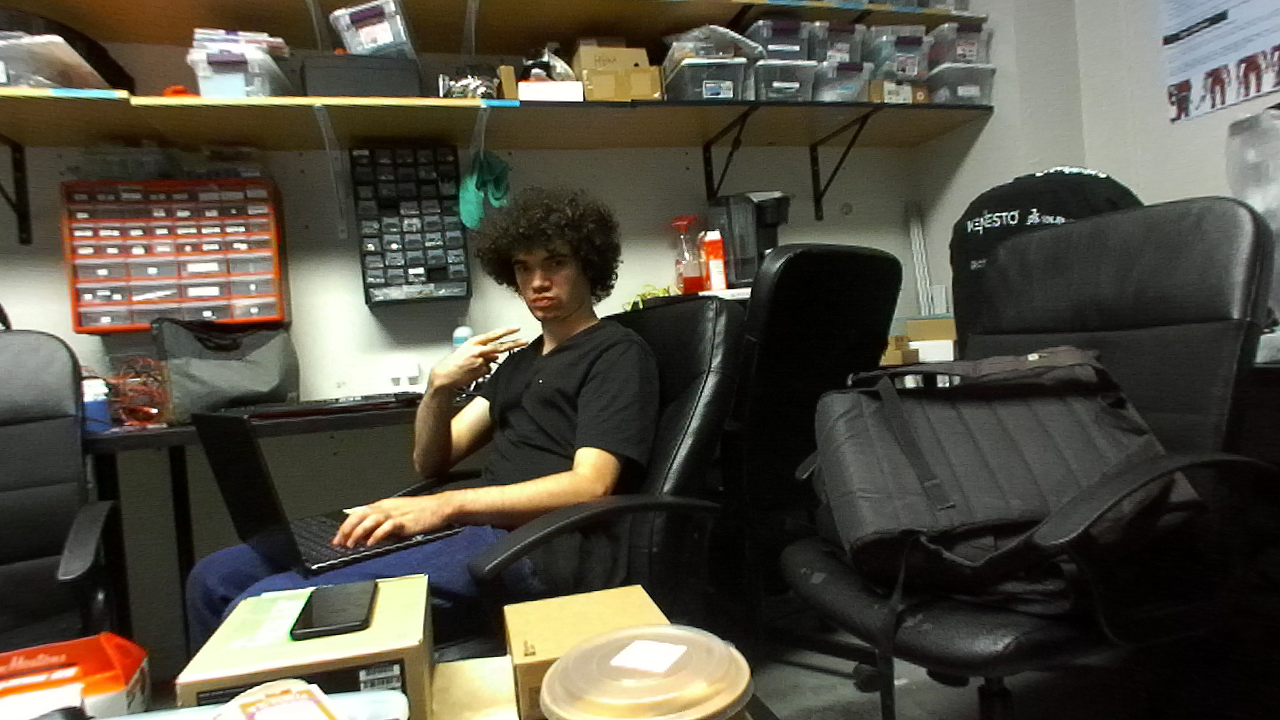
#> input picture camera_test_image.png, 1280 x 720 px
$ python -i glass_detection.py   (imports and definitions only)   (older library calls are emulated)
#> lines starting #> are read from the running program, lines starting #| are printed output that depends on the picture; after the words box and inside, x2 and y2 are one past the last pixel; in counts of white or black regions, pixels touching at a corner belong together
from camera import Camera
import pyzed.sl as sl
import cv2
import numpy as np
from scipy import ndimage

def get_depth_from_camera(cam):
    """Retrieves the depth map directly from the ZED camera object.

    Bypasses the Camera wrapper by accessing the underlying sl.Camera instance,
    since the Camera module does not expose a get_depth() method.

    Parameters:
        cam (Camera): The Camera singleton instance.
    Returns:
        np.ndarray: A float32 array of depth values in meters, or None if retrieval fails.
    """
    zed = cam.get_camera()
    depth_mat = sl.Mat()
    if zed.retrieve_measure(depth_mat, sl.MEASURE.DEPTH) == sl.ERROR_CODE.SUCCESS:
        return depth_mat.get_data().copy()

    return None

class GlassDetection:
    """Detects the presence of glass objects in an image using depth and color heuristics.

    Uses two complementary signals:
        - Depth irregularities: invalid pixels (NaN/inf) and sharp discontinuities
          in the ZED depth map, which are characteristic of transparent surfaces.
        - Color irregularities: specular reflections, characteristic glass tints
          (green, blue, white), and weak edge structure typical of transparent objects.

    If no depth map is provided, falls back to a brightness-based heuristic.
    """
    def __init__(self, image, depth_map=None):
        """Initializes GlassDetection with an image and an optional depth map.

        Parameters:
            image (str or np.ndarray): Path to an image file, or a BGR numpy array.
            depth_map (np.ndarray, optional): Float32 depth map in meters from the ZED camera.
                                              If None, brightness fallback is used for depth analysis.
        Raises:
            ValueError: If the image path is invalid or the type is unsupported.
        """
#> called with image = '../camera_test_image.png'
        if isinstance(image, str):
            self.image = cv2.imread(image)
#> self.image is the input picture: shape (720, 1280, 3); mean B, G, R 67.6, 79.5, 83.7
            if self.image is None:
                raise ValueError(f"Error: cannot load {image}")
        elif isinstance(image, np.ndarray):
            self.image = image
        else:
            raise ValueError("Image must be a file path or a numpy array")
        self.depth_map = depth_map

    # TODO: Revoir les chiffres magiques et les adapter
    def is_depth_irreg(self):
        """Detects depth irregularities indicative of a glass surface.

        Delegates to _depth_map_irreg() if a depth map is available,
        otherwise falls back to _brightness_fallback().

        Returns:
            bool: True if depth irregularities consistent with glass are detected.
        """
        res = self._depth_map_irreg()
        if self.depth_map is not None:
            return self._depth_map_irreg()
        return self._brightness_fallback()

    def _depth_map_irreg(self):
        """Analyzes the ZED depth map for glass-specific depth artifacts.

        Glass surfaces cause the ZED stereo matching to fail, producing NaN/inf
        pixels and abrupt depth discontinuities at object boundaries.

        Returns:
            bool: True if the depth map contains a suspicious ratio of invalid pixels
                  and sharp discontinuities consistent with a transparent surface.
        """
        depth = self.depth_map
        if depth is None:
            return False
        invalid_mask = ~np.isfinite(depth)
        invalid_ratio = np.sum(invalid_mask) / depth.size
        has_invalid_pixels = 0.03 < invalid_ratio < 0.60

        valid_depth = np.where(np.isfinite(depth), depth, 0).astype(np.float32)
        depth_grad = ndimage.sobel(valid_depth, axis=0)
        total_valid = np.sum(~invalid_mask)
        sharp_disc = np.sum(np.abs(depth_grad) > 1.0)
        has_discontinuities = (sharp_disc / max(total_valid, 1)) > 0.05

        return has_invalid_pixels or has_discontinuities

    def _brightness_fallback(self):
        """Estimates depth irregularities from brightness distribution when no depth map is available.

        Assumes that a glass object placed on a surface will produce a characteristic
        gradient: a bright, uniform top zone and a darker bottom zone.

        Returns:
            bool: True if the brightness pattern is consistent with a glass-like gradient.
        """
        # TODO: Revoir le ratio (car il s'applique mieux aux petits objets)
        gray = cv2.cvtColor(self.image, cv2.COLOR_BGR2GRAY)
        height, width = gray.shape
#> height = 720; width = 1280
        third_height = height // 3
#> third_height = 240

        top_zone = gray[0:third_height, :]
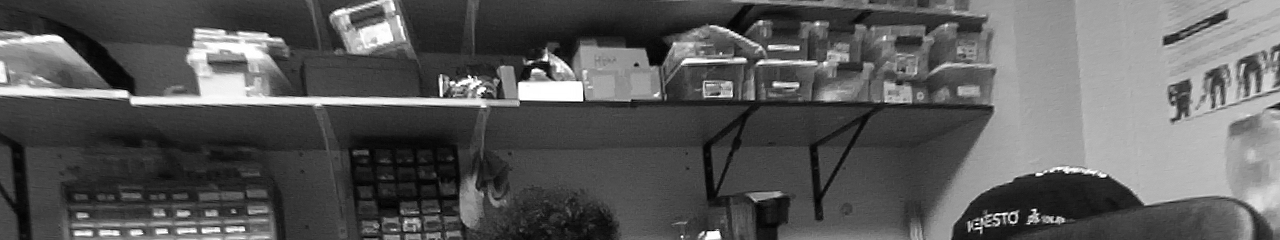
#> top_zone: shape (240, 1280); min 0, max 255, mean 90.5
        middle_zone = gray[third_height:2*third_height, :]
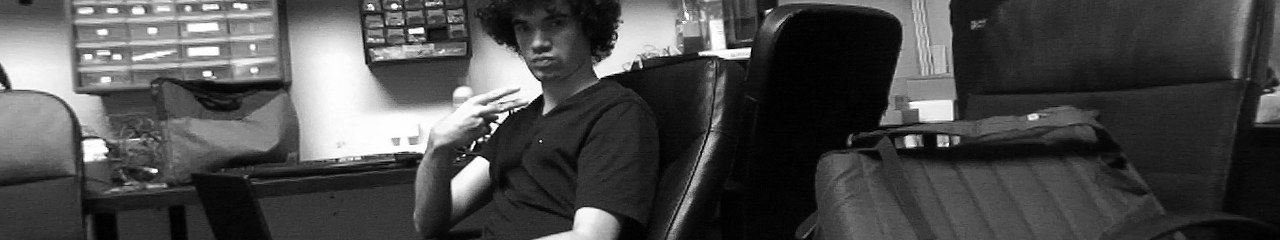
#> middle_zone: shape (240, 1280); min 0, max 255, mean 75.3
        bottom_zone = gray[2*third_height:, :]
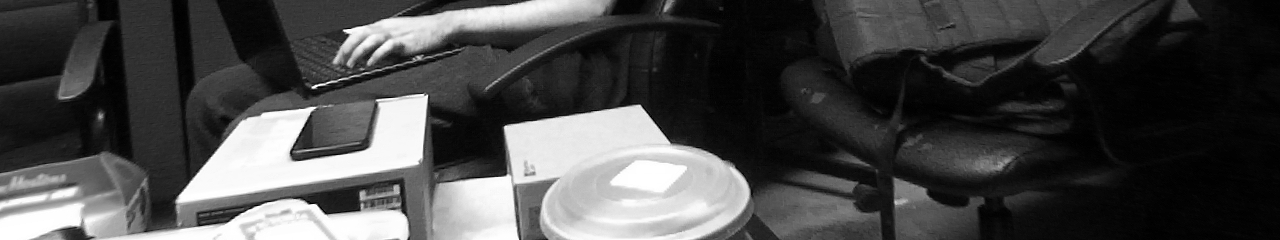
#> bottom_zone: shape (240, 1280); min 0, max 255, mean 72.5

        top_brightness = np.mean(top_zone)
#> top_brightness = 90.55
        middle_brightness = np.mean(middle_zone)
#> middle_brightness = 75.25
        bottom_brightness = np.mean(bottom_zone)
#> bottom_brightness = 72.51

        is_darker_at_bottom = bottom_brightness < top_brightness - 20
#> is_darker_at_bottom = False
        is_darker_at_bottom = is_darker_at_bottom and (bottom_brightness < middle_brightness - 15)

        top_is_light = top_brightness > 150
#> top_is_light = False
        middle_is_light = middle_brightness > 140
#> middle_is_light = False

        top_variance = np.var(top_zone)
#> top_variance = 3292
        is_uniform_top = top_variance < 1000
#> is_uniform_top = False
#| Depth irregularities detected: False

        return is_darker_at_bottom and (top_is_light or middle_is_light) and is_uniform_top

    def are_colors_irreg(self):
        """Detects color irregularities characteristic of glass objects.

        Analyzes three glass-related color signals in HSV space:
            - Green/blue tints at object edges (refraction artifacts)
            - Bright white specular reflections
            - Sparse overall color distribution (most of the object is transparent)

        Also checks for weak edge structure and blurriness, which are typical
        of transparent surfaces that don't produce strong optical contrast.

        Returns:
            bool: True if color and texture patterns are consistent with a glass object.
        """
        hsv = cv2.cvtColor(self.image, cv2.COLOR_BGR2HSV)
#> hsv: shape (720, 1280, 3); mean H, S, V 37.5, 73.6, 86.5
        gray = cv2.cvtColor(self.image, cv2.COLOR_BGR2GRAY)

        edges = cv2.Canny(gray, 50, 150)
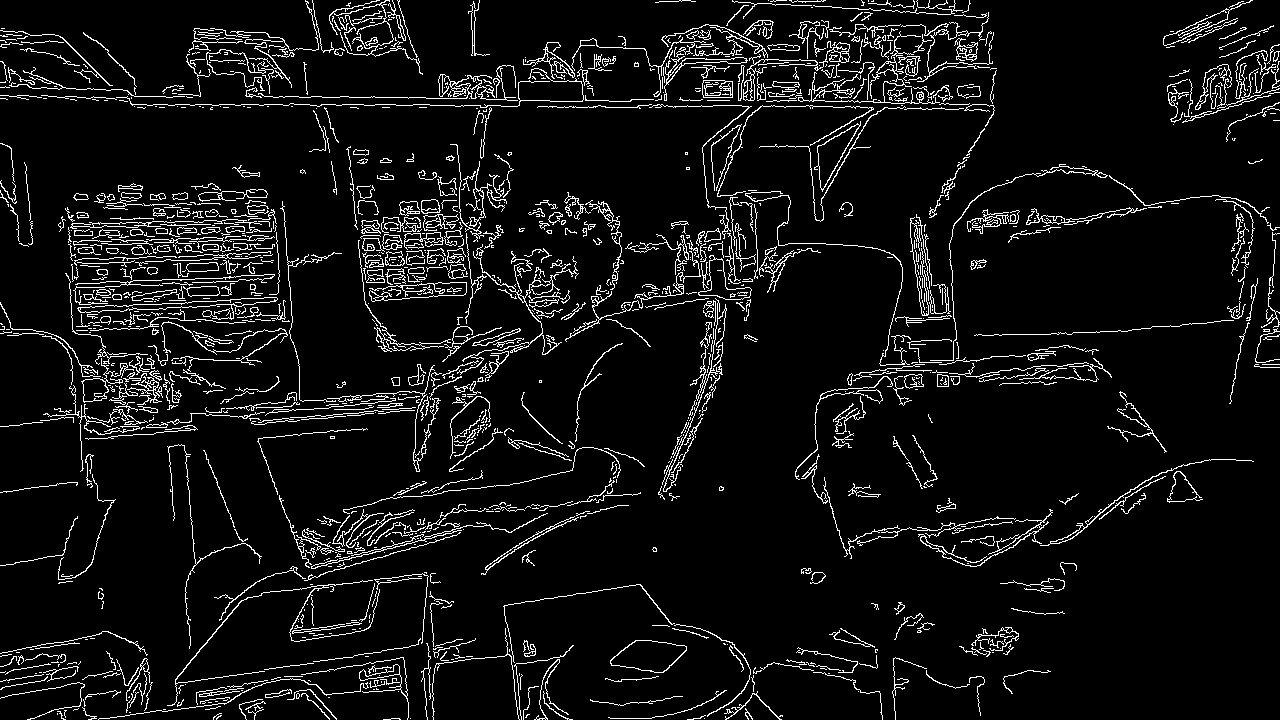
#> edges: shape (720, 1280); 6.8% white in thin lines or dots
        kernel = np.ones((5, 5), np.uint8)
        edge_zone = cv2.dilate(edges, kernel, iterations=2)
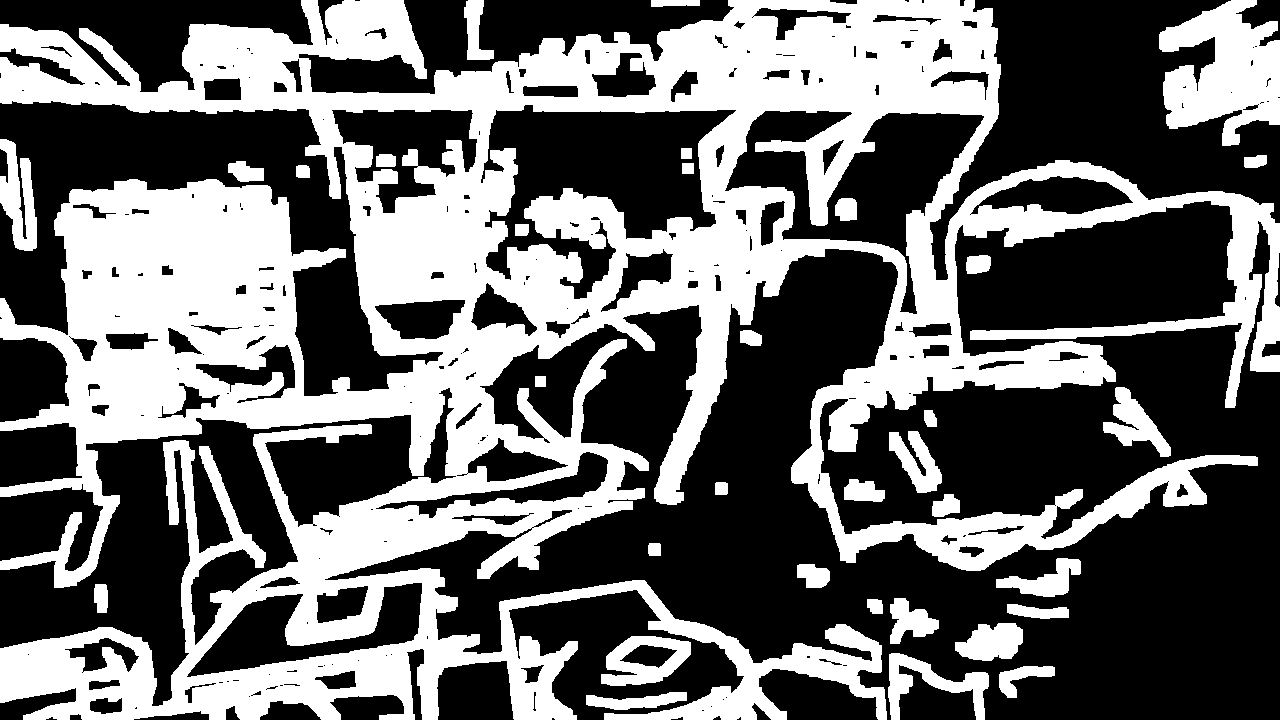
#> edge_zone: shape (720, 1280); 41.1% white; 34 white regions

        contours, _ = cv2.findContours(edges, cv2.RETR_EXTERNAL,
                                       cv2.CHAIN_APPROX_SIMPLE)
#> contours = 1284 contours, 1076 with area under 20; largest, box (x1, y1, x2, y2) and area: (610, 640, 687, 673) 1646, (814, 121, 861, 192) 1070, (77, 297, 278, 320) 998, (698, 255, 752, 300) 848, (1163, 0, 1253, 46) 630
        has_weak_contours = len(contours) < 5
#> has_weak_contours = False

        blur_score = cv2.Laplacian(gray, cv2.CV_64F).var()
#> blur_score = 371.1
        is_blurry = blur_score < 100
#> is_blurry = False

        lower_green = np.array([40, 40, 40])
        upper_green = np.array([80, 255, 255])
        mask_green = cv2.inRange(hsv, lower_green, upper_green)
#> mask_green: shape (720, 1280); 1.4% white in thin lines or dots

        lower_blue = np.array([90, 50, 50])
        upper_blue = np.array([130, 255, 255])
        mask_blue = cv2.inRange(hsv, lower_blue, upper_blue)
#> mask_blue: shape (720, 1280); 1.4% white; 237 white regions (219 under 20 px), largest, box (x1, y1, x2, y2) and area: (188, 526, 507, 622) 9569, (75, 398, 114, 435) 925, (1164, 8, 1230, 37) 341

        lower_white = np.array([0, 0, 200])
        upper_white = np.array([180, 30, 255])
        mask_white = cv2.inRange(hsv, lower_white, upper_white)
#> mask_white: shape (720, 1280); 4.9% white; 541 white regions (431 under 20 px), largest, box (x1, y1, x2, y2) and area: (297, 272, 487, 402) 10715, (0, 284, 98, 365) 3442, (286, 684, 408, 720) 2297

        combined_mask = cv2.bitwise_or(mask_blue, mask_green)
#> combined_mask: shape (720, 1280); 2.8% white; 2400 white regions (2297 under 20 px), largest, box (x1, y1, x2, y2) and area: (188, 526, 507, 622) 9600, (459, 151, 518, 232) 2301, (75, 393, 114, 435) 933
        combined_mask = cv2.bitwise_or(combined_mask, mask_white)
#> combined_mask: shape (720, 1280); 7.7% white; 2769 white regions (2569 under 20 px), largest, box (x1, y1, x2, y2) and area: (188, 526, 507, 652) 12248, (297, 272, 487, 405) 10896, (0, 284, 98, 365) 3442

        colors_at_edges = cv2.bitwise_and(combined_mask, edge_zone)
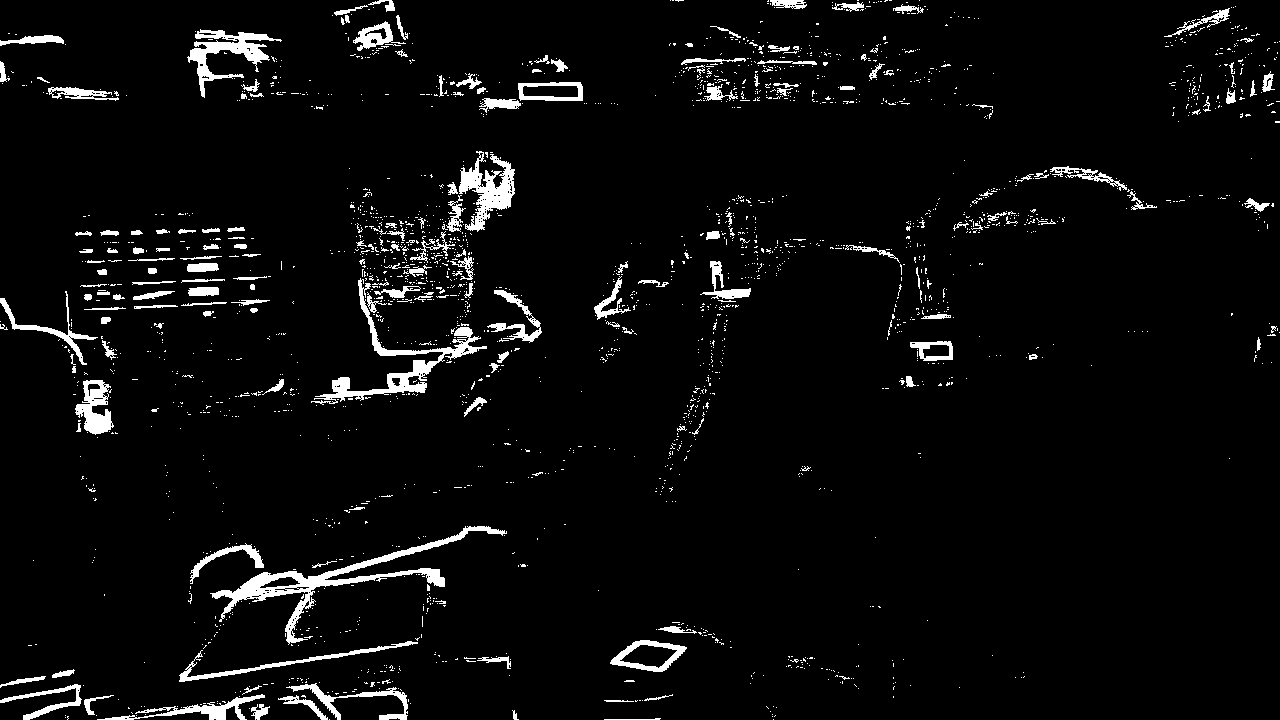
#> colors_at_edges: shape (720, 1280); 4.3% white; 2252 white regions (2068 under 20 px), largest, box (x1, y1, x2, y2) and area: (210, 526, 507, 645) 3982, (311, 278, 487, 405) 2842, (459, 151, 515, 232) 1971
        edge_pixels = np.sum(edge_zone > 0)
#> edge_pixels = 378592

        if edge_pixels > 0:
            colored_edge_pixels = np.sum(colors_at_edges > 0)
#> colored_edge_pixels = 39998
            edge_ratio = colored_edge_pixels / edge_pixels
#> edge_ratio = 0.106
            has_edge_colors = edge_ratio > 0.2
#> has_edge_colors = False
        else:
            has_edge_colors = False

        reflection_pixels = np.sum(mask_white > 0)
#> reflection_pixels = 45293
        total_pixels = self.image.shape[0] * self.image.shape[1]
#> total_pixels = 921600
        reflection_ratio = reflection_pixels / total_pixels
#> reflection_ratio = 0.0491
        has_reflections = reflection_ratio > 0.05
#> has_reflections = False

        colored_pixels = np.sum(combined_mask > 0)
#> colored_pixels = 71385
        color_ratio = colored_pixels / total_pixels
#> color_ratio = 0.0775
        has_sparse_colors = color_ratio < 0.3
#> has_sparse_colors = True

        color_presence = has_edge_colors or has_reflections
#> color_presence = False
        texture_criteria = is_blurry or has_weak_contours
#> texture_criteria = False

        return color_presence and texture_criteria and has_sparse_colors

    def is_glass_obj_pres(self):
        """Determines whether a glass object is present in the image.

        Combines both depth and color heuristics: both must be True
        to reduce false positives.

        Returns:
            bool: True if both depth and color analyses indicate a glass object.
        """
        print("Analyzing depth irregularities...")
        depth_detected = self.is_depth_irreg()
        print(f"Depth irregularities detected: {depth_detected}")
        colors_detected = self.are_colors_irreg()
#> colors_detected = False
        print(f"Color irregularities detected: {colors_detected}")
#| Color irregularities detected: False
        return colors_detected or depth_detected

# [30 lines not run here, left out]

>>> result = GlassDetection('../camera_test_image.png').is_glass_obj_pres()
#> result = False
